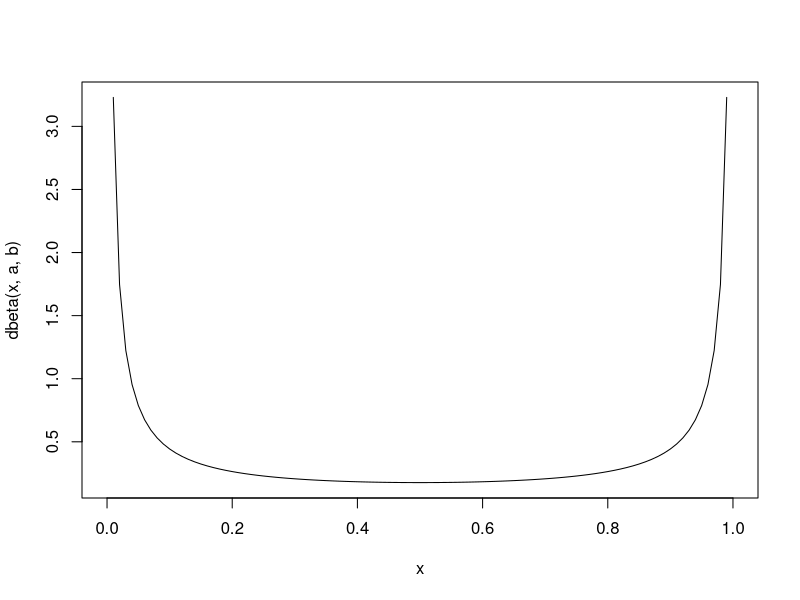
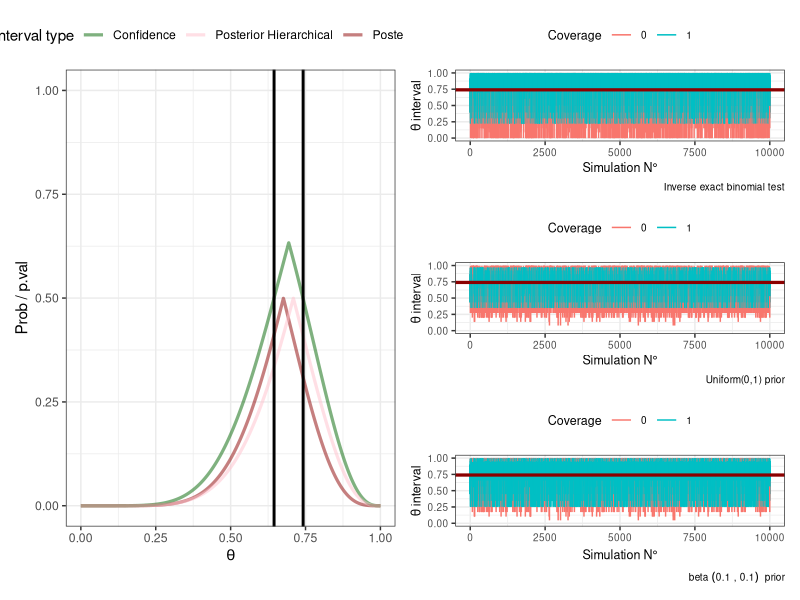

Recreate these plots in R, in order.
# Functions ---------------------------------------------------------------

coverage <-  
  function(x ){
  lower <- x[1]
  upper <- x[2]

  lower <- round(lower, 3)
  upper <- round(upper, 3)
  ifelse(lower <= 0.74 & 0.74 <= upper, 1, 0)
}

interval_beta <- function(y, 
                          n = 10,
                          alpha = 0.05,
                          a = 1, 
                          b = 1, 
                          hierc = T){
  if(hierc){
    lower <- qbeta(alpha, a + y, b + n - y)
    upper <- qbeta(1 - alpha, a + y, b + n - y)
  }else{
    lower <- qbeta(alpha, 1 + y, 1 + n - y)
    upper <- qbeta(1 - alpha, 1 + y, 1 + n - y)
    
  }
  
  c(lower, upper)
}

get_intervals <-
  function(x = NULL, 
           theta = NULL){
    if(is.null(x)) stop("Please add a proper vector of successes!")
    if(is.null(theta)) stop("Please add a proper vector for theta!")
    x <- matrix(x, ncol = 1)
    
    lower_conf <- apply(x, MARGIN = 1,
                       FUN = function(x){
                         x <- 1  - pbinom(x - 1,
                                     size = 10,
                                     prob = theta)
                         x <- theta[round(x,3) <= 0.05]
                         max(x)
                         })
    
    upper_conf <- apply(x, MARGIN = 1,
                       FUN = function(x){
                        x <-  pbinom(x,
                                size = 10,
                                prob = theta)
                        x <- theta[round(x,3) <= 0.05]
                        
                        if(is.infinite(min(x))){0}else{min(x)}  
                         
                         })
   

    bayes_uniform <- interval_beta(x,
                                   hierc = F)
    bayes_hierarchical <- interval_beta(x,
                                        a = a,
                                        b = b, 
                                        hierc = T)
    
    aux <- c(lower_conf, 
             upper_conf, 
             bayes_uniform,
             bayes_hierarchical)
    
    aux <- ifelse(is.na(aux), 1, aux)
    aux <- matrix(aux, ncol = 6)
    colnames(aux) <- c("CI_L", 
                       "CI_H",
                       "Cred_Unif_L",
                       "Cred_Unif_H",
                       "Cred_Hier_L",
                       "Cred_Hier_H")
    aux
  }


# Simulation --------------------------------------------------------------
iters <- 10000

theta_vec <- seq(from = 0, to = 1, by = 0.0005)
n = 10

a = 0.1
b = 0.1

curve(dbeta(x,a,b))


sims <- 
  apply(matrix(1:iters, ncol = 1), 
        MARGIN = 1,
      FUN = function(x){
        set.seed(x)
        

        x <- matrix(c(x, sum(rbinom(n, 1, prob  = 0.74))), nrow = 2)
        x
      }, 
      simplify = T)|>t()

colnames(sims) <- c("sim", "successes")

intervals <- get_intervals(x = sims[,2], theta = theta_vec)

sims <- cbind(sims, intervals)

coverage_values <-
  apply(sims[,3:8],
        1,
        function(x){
          covg_freq <- coverage(x[1:2])
          covg_unif <- coverage(x[3:4])
          covg_hierc <- coverage(x[5:6])
          c(covg_freq, covg_unif, covg_hierc)
          })|> t()

colnames(coverage_values) <- c("covg_freq", "covg_unif", "covg_hierc")

sims <- cbind(sims, coverage_values)




# Plots -------------------------------------------------------------------
library(ggplot2)
library(patchwork)
n <- 10
x <- 7


posterior_lower <- pbeta(theta_vec, 
                         shape1 = 1 + x, 
                         shape2 = 1 + n - x)


posterior_upper <- 1 - pbeta(theta_vec, 
                             shape1 = 1 + x, 
                             shape2 = 1 + n - x)

a_0 = 0.5
b_0 = 0.5

posterior_lower_hierc <- pbeta(theta_vec, 
                         shape1 = a + x, 
                         shape2 = b + n - x)


posterior_upper_hierc <- 1 - pbeta(theta_vec, 
                             shape1 = a + x, 
                             shape2 = b + n - x)

conf_lower <- 1 - pbinom(x-1, size = n, prob =theta_vec )
conf_upper <- pbinom(x, size = n, prob = theta_vec  )
posterior_interval <- ifelse(posterior_lower >= posterior_upper,
                             posterior_upper, 
                             posterior_lower)

posterior_interval_hierc <- 
  ifelse(posterior_lower_hierc >= posterior_upper_hierc,
         posterior_upper_hierc, 
         posterior_lower_hierc)

conf_interval <- ifelse(conf_lower >= conf_upper,
                        conf_upper, 
                        conf_lower)
text_size <- 9

experiment<- 
  ggplot() + 
  geom_path(aes(x = theta_vec, 
                y = posterior_interval,
                colour = "Posterior Uniform"), linewidth = 1.1,
            alpha = 0.5) + 
  geom_path(aes(x = theta_vec, y = conf_interval,
                colour = "Confidence"), linewidth = 1.1,
            alpha = 0.5) + 
  geom_path(aes(x = theta_vec, 
                y = posterior_interval_hierc,
                colour = "Posterior Hierarchical"), linewidth = 1.1,
            alpha = 0.5) + 
  geom_vline(xintercept = c(0.645,0.742),
             linewidth = 1) + 
  theme_bw() + 
  scale_colour_manual(values = c("Posterior Uniform" = "darkred",
                                 "Posterior Hierarchical" = "pink",
                                 "Confidence" = "darkgreen")) + 
  labs(x = expression(theta), y = "Prob / p.val",
       colour = "Interval type" ) +
  theme(legend.position = "top") +
  ylim(0,1)
  

sim_confidence <- 
  ggplot() + 
  geom_errorbar(aes(x = 1:iters, 
                    ymin =sims[,"CI_L"],
                    ymax =sims[,"CI_H"],
                    colour = factor(sims[,"covg_freq"]))) + 
  geom_hline(yintercept = 0.74, colour = "darkred",
             linewidth = 1.1) +
  ylim(0,1) + 
  labs(x = "Simulation N°",
       y = expression(theta~"interval"),
       colour = "Coverage",
       caption = "Inverse exact binomial test")+ 
  theme_bw() + 
  theme(legend.position = "top",
        text = element_text(size = text_size))

sim_unif_bayes <-
  ggplot() + 
  geom_errorbar(aes(x = 1:iters,
                    ymin =sims[,"Cred_Unif_L"],
                    ymax =sims[,"Cred_Unif_H"],
                    colour = factor(sims[,"covg_unif"]))
                ) + 
  geom_hline(yintercept = 0.74, 
             colour = "darkred", linewidth = 1.1)+
  ylim(0,1) + 
  labs(x = "Simulation N°", y = expression(theta~"interval"),
       colour = "Coverage",
       caption = "Uniform(0,1) prior")+ 
  theme_bw()+ 
  theme(legend.position = "top",
        text = element_text(size = text_size))
  

sim_hierc_bayes <- 
  ggplot() + 
  geom_errorbar(aes(x = 1:iters,
                    ymin =sims[,"Cred_Hier_L"],
                    ymax =sims[,"Cred_Hier_H"],
                    colour = factor(sims[,"covg_hierc"]))
                ) + 
  geom_hline(yintercept = 0.74, 
             colour = "darkred", linewidth = 1.1)+
  ylim(0,1)  + 
  labs(x = "Simulation N°", y = expression(theta~"interval"),
       colour = "Coverage",
       caption = bquote('beta'~(.(a)~","~.(b))~~"prior"))+ 
  theme_bw()+ 
  theme(legend.position = "top",
        text = element_text(size = text_size))
experiment + (sim_confidence / sim_unif_bayes / sim_hierc_bayes)

